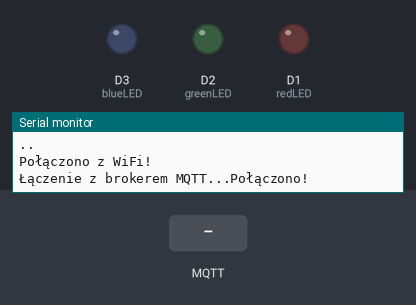
This sketch was run on a simulated ESP8266 (NodeMCU). Shown: output pins drawn as LEDs (lit = HIGH), the last lines printed to the serial monitor. The test bench sets the inputs (shaded band). WiFi joins after 1.5 s; servers stay silent unless stated; no MQTT or app messages arrive unless stated.

Above: at 3.2 s.
3.3 s: MQTT message "ON" arrives on the first subscribed topic
At 4.1 s:
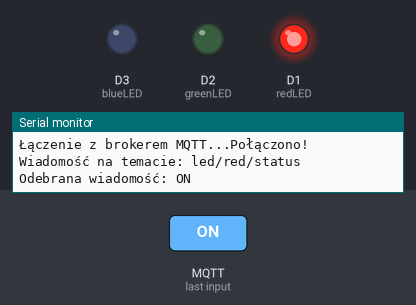
4.8 s: MQTT message "ON" arrives on the second subscribed topic
At 5.2 s:
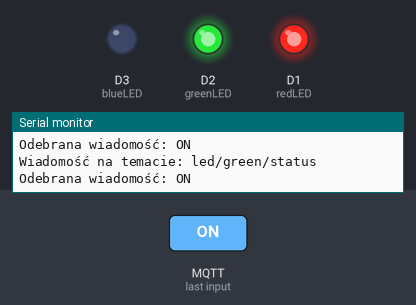
6.3 s: MQTT message "OFF" arrives on the first subscribed topic
At 7.5 s:
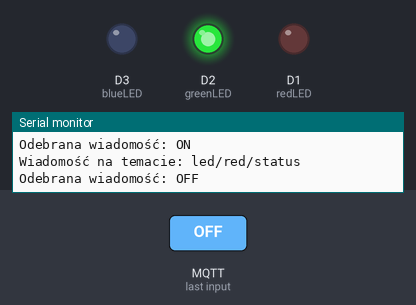
7.8 s: MQTT message "ON" arrives on the third subscribed topic
At 8.7 s:
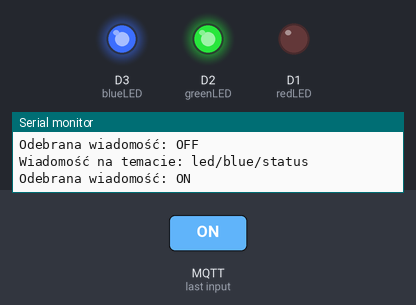
9.3 s: MQTT message "OFF" arrives on the second subscribed topic
At 9.9 s:
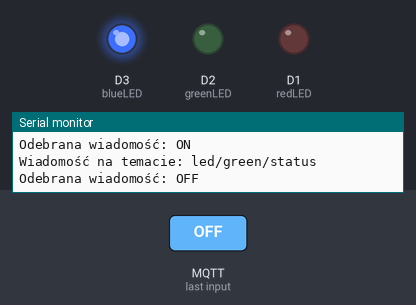
10.8 s: MQTT message "OFF" arrives on the third subscribed topic
At 12.2 s:
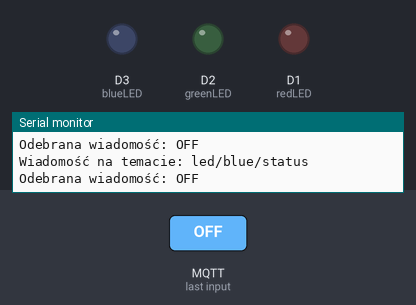
Timing chart, 0 to 13.3 s (numbered marks = the images above; inputs shaded):
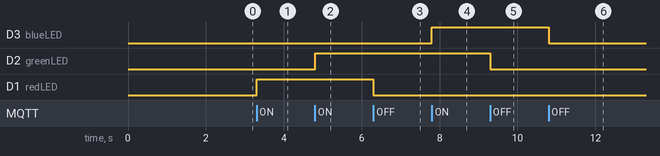

The sketch:

MQQT_Subscribe_LEDs.ino
```cpp
// dodajemy potrzebne bilbioteki
#include <ESP8266WiFi.h>
#include <PubSubClient.h>

// dane WiFi
const char* ssid = "Michal Palant";     // SSID naszej sieci
const char* password = "kochamale321";  // hasło naszej sieci

// dane do połączenia z brokerem MQTT
const char* mqttServer = "192.168.71.45";  // adres IP brokera Mosquitto
const int mqttPort = 1883;                 // domyślny port MQTT
const char* mqttUser = "";                 // jeśli nie ma loginu - zostaw puste
const char* mqttPassword = "";             // jeśli nie ma hasła - zostaw puste

// ustawienia diody LED
const int redLED = D1;  // pin dla diody LED
const int greenLED = D2;
const int blueLED = D3;

// umozliwienie polaczenia z WiFi, a nastepnie z brokerem MQTT
WiFiClient espClient;
PubSubClient client(espClient);

void setup() {
  // rozpoczecie komunikacji przez port szeregowy
  Serial.begin(115200);
  delay(10);

  // próba połączenia z wifi
  Serial.println();
  Serial.println("Łączenie z siecią WiFi...");
  WiFi.begin(ssid, password);

  while (WiFi.status() != WL_CONNECTED) {
    delay(1000);
    Serial.print(".");
  }

  Serial.println("");
  Serial.println("Połączono z WiFi!");

  // łączenie z brokerem MQTT
  client.setServer(mqttServer, mqttPort);
  client.setCallback(callback);

  // ustawiamy pin didoy LED
  pinMode(redLED, OUTPUT);
  digitalWrite(redLED, LOW);  // dioda zawsze wylaczona na poczatku

  pinMode(greenLED, OUTPUT);
  digitalWrite(greenLED, LOW);  // dioda zawsze wylaczona na poczatku

  pinMode(blueLED, OUTPUT);
  digitalWrite(blueLED, LOW);  // dioda zawsze wylaczona na poczatku
}

// funkcja zrobiona na modłę PubSubClient, odpowiadajaca za odczytywanie wiadomosci zasubskrybowanych tematów
void callback(char* topic, byte* payload, unsigned int length)
{
  // legnth zwracane przy obsludze przez biblioteke PubSubClient, mowi jaka dlugosc bedzie miala wiadomosc
  char msg[length + 1];

  // odczytujemy wiadomosc zawarta w payload
  for (int i = 0; i < length; i++)
  {
    msg[i] = (char)payload[i];
  }
  msg[length] = '\0';  // konczymy takim znakiem by program wiedzial ze string sie skonczyl (jest to wbudowane dla naszego jezyka programowania)

  // wyswietlamy jaki byl temat odebranej wiadomosci
  Serial.print("Wiadomość na temacie: ");
  Serial.println(topic);

  // no i co zawierala
  Serial.print("Odebrana wiadomość: ");
  Serial.println(msg);

  int ledPin = 0; // musimy uzywac strcmp, bo topic jest wskazniiem na chary
  if (strcmp(topic, "led/red/status") == 0) { ledPin = redLED; }
  else if (strcmp(topic, "led/green/status") == 0) { ledPin = greenLED; }
  else if (strcmp(topic, "led/blue/status") == 0) { ledPin = blueLED; }

  // funkcja do oblsugi właczania/wyłączania ledow
  MQTTSwitch(msg, ledPin);
}


// funkcja do polaczenia z MQTT brokerem
void reconnect()
  {
  // proba polaczenia z MQTT Brokerem
  while (!client.connected())
  {
    Serial.print("Łączenie z brokerem MQTT...");
    if (client.connect("ESP8266Client", mqttUser, mqttPassword))
    {
      Serial.println("Połączono!");

      // subskrybowanie interesujacych nas tematow
      client.subscribe("led/red/status");
      client.subscribe("led/green/status");
      client.subscribe("led/blue/status");
    }
    else
    {
      Serial.print("Błąd, próba ponownego połączenia za 5 sekund...");
      delay(5000);
    }
  }
}

  // funkcja do obsługi switchów przez wiadomości MQTT, msg - wiadomość, pinNumber - numer pinu
void MQTTSwitch (char* msg, int pinNumber)
{
  // przy wiadomosci ON - wlacz diode
  if (strcmp(msg, "ON") == 0)         // strcmp - string compare, jesli takie same zwraca 0
  {
    digitalWrite(pinNumber, HIGH);
  }

  // przy wiadomosci OFF - wylacz diode
  else if (strcmp(msg, "OFF") == 0)
  {
    digitalWrite(pinNumber, LOW);
  }
}

  void loop() {
    // jesli nie jestesmy polaczeni z MQTT brokrem to staramy sie polaczyc
    if (!client.connected()) {
      reconnect();
    }

    // komenda obslugujaca przychodzace wiadomosci MQTT
    client.loop();
  }
```

Measured:
- after the input at 3.3 s, D1 (redLED): LOW → HIGH at once
- after the input at 4.8 s, D2 (greenLED): LOW → HIGH at once
- after the input at 6.3 s, D1 (redLED): HIGH → LOW at once
- after the input at 7.8 s, D3 (blueLED): LOW → HIGH at once
- after the input at 9.3 s, D2 (greenLED): HIGH → LOW at once
- after the input at 10.8 s, D3 (blueLED): HIGH → LOW at once
